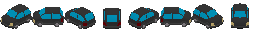
#> input picture Assets/tiny-cars-cc0/32x32/black32a.png, 256 x 32 px, given in place of white32a.png, which was not available
$ python make_round3_art.py
#> lines starting #> are read from the running program, lines starting #| are printed output that depends on the picture; pictures that were not available may be replaced by others from this repository, and a replacement may not be noted
"""Round 3 art: builds three sheets from downloaded CC0 packs + small original drawings.

    python3 tools/make_round3_art.py      (run from the project root)

  art/vanquest_vehicles.png   one row per vehicle model, 8 frames of 48x48, frame index =
                              direction 0=E 1=SE 2=S 3=SW 4=W 5=NW 6=N 7=NE.
                              Tiny Cars (8 real directions) + isaiah658 car/truck/van (4 real
                              directions; diagonals reuse the nearest side view — see VEHICLE_DIRS).
  art/vanquest_items.png      16x16 icons for groceries & household goods (isaiah658 produce +
                              original drawings for packaged goods), order = ITEM_ICONS.
  art/player_outfits.png      the player character (Kenney char 0) palette-swapped for every
                              top × bottom × shoes combination. Row = outfit index (see OUTFITS),
                              12 frames per row in the original Kenney layout (anim row × facing).
The index tables are mirrored in src/data/artIndex.js — keep them in sync.
"""
from PIL import Image, ImageDraw

TINY = "Assets/tiny-cars-cc0/32x32/{}32a.png"
ISA = "Assets/isaiah658-pixel-pack-1/Vehicles/{}-{}-{}.png"
ISA_FOOD = "Assets/isaiah658-pixel-pack-1/Food/{}.png"
KENNEY = "Assets/kenney_rpgUrbanKit/Tilemap/tilemap_packed.png"

# ------------------------------------------------------------------ vehicles
# model id → ("tiny", colour) | ("isa", body, colour)
VEHICLES = [
    ("used_hatch", ("tiny", "white")),
    ("hatch", ("tiny", "yellow")),
    ("hatch_plus", ("tiny", "blue")),
    ("sedan", ("isa", "car", "blue")),
    ("pickup", ("isa", "truck", "green")),
    ("mpv", ("isa", "van", "red")),
    ("executive", ("isa", "car", "black")),
]
TINY_FRAME = {0: 5, 1: 6, 2: 7, 3: 0, 4: 1, 5: 2, 6: 3, 7: 4}            # our dir → Tiny Cars frame
ISA_VIEW = {0: "side2", 2: "front", 4: "side1", 6: "back"}                # isaiah658 has 4 views
VEHICLE_DIRS = {"tiny": 8, "isa": 4}


def vehicle_sheet():
    sheet = Image.new("RGBA", (8 * 48, len(VEHICLES) * 48), (0, 0, 0, 0))
#> sheet: PIL image 384x336 RGBA; every value is 0
    for row, (_, src) in enumerate(VEHICLES):
        for d in range(8):
            if src[0] == "tiny":
                im = Image.open(TINY.format(src[1])).convert("RGBA").crop((TINY_FRAME[d] * 32, 0, TINY_FRAME[d] * 32 + 32, 32))
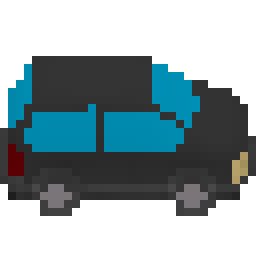
#> im: PIL image 32x32 RGBA (shown 8 times larger); mean R, G, B, A 21.1, 38.2, 42.7, 130; transparent parts drawn white
            else:
                cardinal = (round(d / 2) * 2) % 8                           # nearest real view
                im = Image.open(ISA.format(src[1], src[2], ISA_VIEW[cardinal])).convert("RGBA")
            sheet.alpha_composite(im, (d * 48 + (48 - im.width) // 2, row * 48 + (48 - im.height) // 2))
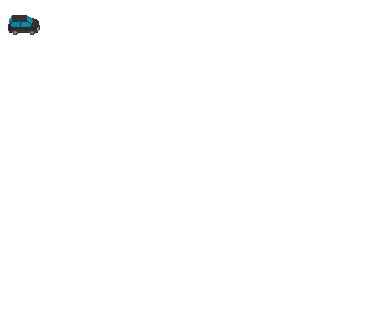
#> sheet: PIL image 384x336 RGBA; mean R, G, B, A 0.2, 0.3, 0.3, 1; transparent parts drawn white
#> pass 2 of the loop in vehicle_sheet, `for row, (_, src) in enumerate(VEHICLES):`:
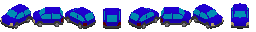
#> input picture Assets/tiny-cars-cc0/32x32/blue32a.png, 256 x 32 px, given in place of yellow32a.png, which was not available
#> in vehicle_sheet, `im = Image.open(TINY.format(src[1])).convert("RGBA").crop((TINY_FRAME[..`:
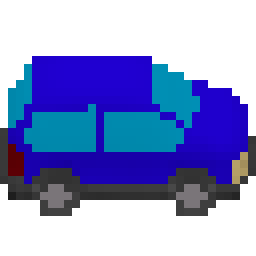
#> im: PIL image 32x32 RGBA (shown 8 times larger); mean R, G, B, A 16, 25.8, 79.9, 130; transparent parts drawn white
#> in vehicle_sheet, `sheet.alpha_composite(im, (d * 48 + (48 - im.width) // 2, row * 48 + (..`:
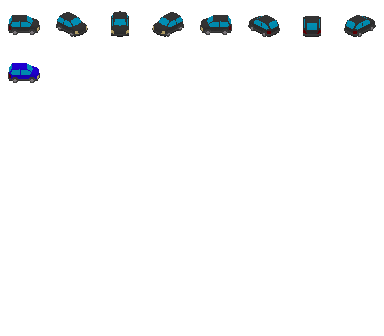
#> sheet: PIL image 384x336 RGBA; mean R, G, B, A 1.4, 2.4, 3.1, 8.7; transparent parts drawn white
    sheet.save("art/vanquest_vehicles.png")


# ------------------------------------------------------------------ item icons
def sack(base, band, mark):
    # [5 lines left out: function f, not called in this run]
    return f


def box(base, top, label):
    def f(d):
        d.rectangle((3, 4, 12, 14), fill=base, outline=(60, 50, 50)); d.rectangle((3, 4, 12, 6), fill=top)
        d.rectangle((5, 8, 10, 11), fill=label)
    return f


def bottle(body, cap, label):
    def f(d):
        d.rectangle((6, 1, 9, 3), fill=cap); d.rectangle((5, 4, 10, 14), fill=body, outline=(60, 60, 70))
        d.rectangle((5, 8, 10, 11), fill=label)
    return f


def draw_bread(d):
    d.rounded_rectangle((2, 5, 13, 13), 3, fill=(205, 140, 70), outline=(120, 70, 30)); d.line((5, 6, 5, 12), fill=(170, 105, 50)); d.line((9, 6, 9, 12), fill=(170, 105, 50))


# [4 lines left out: function draw_eggs, not called in this run]


def draw_curd(d):
    d.polygon([(3, 5), (12, 5), (11, 14), (4, 14)], fill=(245, 245, 245), outline=(150, 150, 160)); d.rectangle((2, 3, 13, 5), fill=(70, 140, 220))


def draw_milk(d):
    d.polygon([(4, 5), (11, 5), (12, 14), (3, 14)], fill=(240, 244, 250), outline=(120, 130, 150)); d.polygon([(4, 5), (7, 2), (8, 2), (11, 5)], fill=(60, 120, 210))
    d.rectangle((5, 9, 10, 11), fill=(60, 120, 210))


def draw_soap(d):
    d.rounded_rectangle((2, 6, 13, 12), 2, fill=(250, 170, 190), outline=(170, 90, 110)); d.point((5, 8), fill=(255, 230, 235)); d.point((9, 9), fill=(255, 230, 235))


def draw_toothpaste(d):
    d.polygon([(2, 7), (11, 5), (11, 11), (2, 9)], fill=(240, 240, 250), outline=(90, 90, 120)); d.rectangle((11, 6, 13, 10), fill=(220, 40, 60)); d.line((4, 8, 9, 7), fill=(220, 40, 60))


def draw_notebook(d):
    d.rectangle((3, 2, 12, 14), fill=(70, 110, 190), outline=(30, 50, 100)); d.line((5, 2, 5, 14), fill=(30, 50, 100)); d.rectangle((7, 5, 11, 7), fill=(240, 240, 240))


def draw_umbrella(d):
    d.pieslice((1, 2, 14, 14), 180, 360, fill=(40, 60, 120), outline=(20, 30, 70)); d.line((7, 8, 7, 14), fill=(60, 50, 40)); d.point((6, 14), fill=(60, 50, 40))


def draw_backpack(d):
    d.rounded_rectangle((3, 3, 12, 14), 3, fill=(200, 70, 50), outline=(110, 35, 25)); d.rectangle((5, 9, 10, 13), fill=(170, 55, 40)); d.arc((5, 0, 10, 6), 180, 360, fill=(110, 35, 25))


def isa(name):
    return lambda: Image.open(ISA_FOOD.format(name)).convert("RGBA")


ITEM_ICONS = [  # (item id, isaiah658 sprite name | drawing function)
    ("rice_5kg", sack((245, 245, 235), (70, 120, 200), (250, 250, 250))),
    ("atta_5kg", sack((225, 200, 150), (200, 90, 40), (250, 220, 120))),
    ("dal_1kg", box((240, 200, 60), (200, 150, 30), (240, 160, 40))),
    ("veg_1kg", isa("cabbage")),
    ("onion_1kg", isa("onion")),
    ("potato_1kg", isa("potato")),
    ("fruit_1kg", isa("red-apple")),
    ("milk_1l", draw_milk),
    ("curd_400g", draw_curd),
    ("bread", draw_bread),
    ("eggs_12", draw_eggs),
    ("oil_1l", bottle((240, 200, 50), (200, 60, 40), (230, 120, 40))),
    ("sugar_1kg", box((250, 250, 250), (230, 120, 160), (240, 180, 200))),
    ("tea_250g", box((50, 120, 70), (30, 80, 45), (230, 200, 90))),
    ("salt_1kg", bottle((60, 110, 200), (230, 230, 240), (240, 240, 250))),
    ("soap", draw_soap),
    ("toothpaste", draw_toothpaste),
    ("detergent_1kg", box((240, 120, 40), (60, 120, 220), (250, 250, 250))),
    ("dish_soap", bottle((90, 200, 110), (240, 240, 240), (230, 250, 230))),
    ("notebook", draw_notebook),
    ("umbrella", draw_umbrella),
    ("backpack", draw_backpack),
]


# [9 lines left out: function item_sheet, not called in this run]


# ------------------------------------------------------------------ outfits
SHIRT = [(66, 163, 121), (54, 144, 105)]          # Kenney char 0: green tee (light, shade)
TROUSERS = [(214, 212, 170), (197, 185, 147)]     # khaki (light, shade)
SHOE = (220, 134, 82)                             # same orange as the hair → only rows ≥ 13
TOPS = {  # top item id → (light, shade); None = default green tee
    None: None, "tshirt": [(238, 238, 238), (206, 206, 214)], "kurta": [(240, 170, 60), (214, 140, 40)],
    "formal_shirt": [(152, 192, 236), (120, 160, 210)], "blazer": [(48, 58, 98), (34, 42, 74)],
    "silk_saree": [(204, 42, 122), (168, 26, 96)],
}
BOTTOMS = {None: None, "jeans": [(72, 102, 172), (56, 82, 142)]}
SHOES = {None: None, "sneakers": (242, 242, 246)}
OUTFITS = [(t, b, s) for t in TOPS for b in BOTTOMS for s in SHOES]   # row order


# [25 lines left out: function outfit_sheet, not called in this run]


if __name__ == "__main__":
#> (the run stopped early here; a loop or call above may not have finished)
